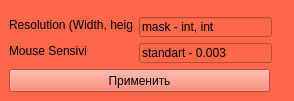
<?xml version="1.0" encoding="UTF-8"?>
<ui version="4.0">
 <class>Form</class>
 <widget class="QWidget" name="Form">
  <property name="geometry">
   <rect>
    <x>0</x>
    <y>0</y>
    <width>294</width>
    <height>101</height>
   </rect>
  </property>
  <property name="windowTitle">
   <string>Settings</string>
  </property>
  <property name="styleSheet">
   <string notr="true">background-color: rgb(255, 103, 73);</string>
  </property>
  <widget class="QLabel" name="label">
   <property name="geometry">
    <rect>
     <x>9</x>
     <y>17</y>
     <width>124</width>
     <height>16</height>
    </rect>
   </property>
   <property name="styleSheet">
    <string notr="true"/>
   </property>
   <property name="text">
    <string>Resolution (Width, height)</string>
   </property>
  </widget>
  <widget class="QLineEdit" name="lineEdit">
   <property name="geometry">
    <rect>
     <x>139</x>
     <y>17</y>
     <width>133</width>
     <height>20</height>
    </rect>
   </property>
   <property name="text">
    <string>mask - int, int</string>
   </property>
  </widget>
  <widget class="QLabel" name="label_2">
   <property name="geometry">
    <rect>
     <x>9</x>
     <y>43</y>
     <width>77</width>
     <height>16</height>
    </rect>
   </property>
   <property name="text">
    <string>Mouse Sensivity</string>
   </property>
  </widget>
  <widget class="QLineEdit" name="lineEdit_2">
   <property name="geometry">
    <rect>
     <x>139</x>
     <y>43</y>
     <width>133</width>
     <height>20</height>
    </rect>
   </property>
   <property name="text">
    <string>standart - 0.003</string>
   </property>
  </widget>
  <widget class="QPushButton" name="pushButton">
   <property name="geometry">
    <rect>
     <x>9</x>
     <y>69</y>
     <width>261</width>
     <height>23</height>
    </rect>
   </property>
   <property name="text">
    <string>Применить</string>
   </property>
  </widget>
 </widget>
 <resources/>
 <connections/>
</ui>
